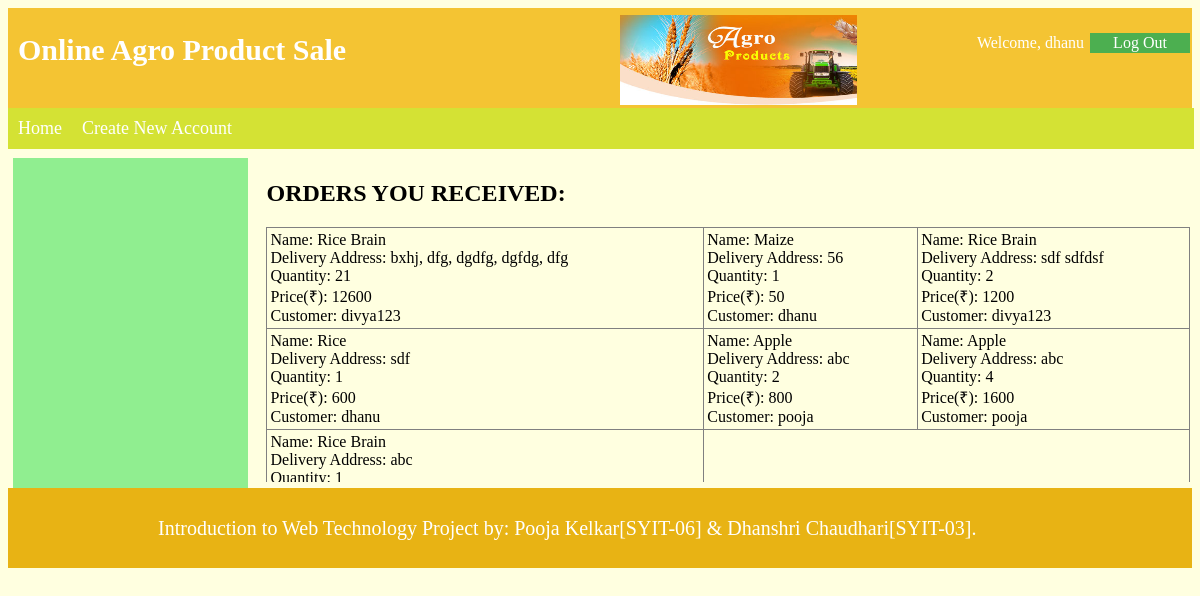
Screenshot of /orderr.php (signed in) with the database file from the repository.
### tables this page shows
CREATE TABLE `orders` (
  `id` int(10) NOT NULL,
  `uname` text NOT NULL,
  `address` text NOT NULL,
  `quantity` text NOT NULL,
  `price` int(10) NOT NULL,
  `prod_id` int(10) NOT NULL
);

CREATE TABLE `products` (
  `id` int(5) NOT NULL,
  `name` text NOT NULL,
  `category` text NOT NULL,
  `RS` int(10) NOT NULL,
  `SS` int(10) NOT NULL DEFAULT '0',
  `price` int(10) NOT NULL,
  `desp` text NOT NULL,
  `img` mediumblob NOT NULL
);

### orderr.php (the view, shortened to what this page needs)
<?php
$conn=mysqli_connect("localhost","root","","agro");
$result=mysqli_query($conn,"select orders.quantity, orders.price, orders.address, products.name, products.category,orders.id,orders.uname from orders,products where orders.prod_id = products.id");
while($row1=mysqli_fetch_row($result))
{
  $row[]=$row1;
}
?>
<html>
<head>
	<link rel="stylesheet" href="css/styles.css">
</head>
<body>
<header  style="height: 100px;background-color: #f4c433;">
	 <div class="row" style="width:100%">
		  <div class="column1">
				<h1 style="font-size: 30px;color:white;"> Online Agro Product Sale
		  </div>
		  <div class="column">
				<img style="width:100%;height: 90%; margin-top:2px;"  src="img/agroproducts.jpg" alt="Online Plot Selling & Buying" >
		  </div>
<div align='right' style='padding-top:5px;<?php if(!isset ($_SESSION['uname'])){echo "display:none;";}?>'><?php echo "<p style='color:WHITE'>Welcome, ".$_SESSION['uname']."	";  ?>
<a href="logout.php" >
<button  class='button1'>Log Out</button></a></div>
	</div>
</header>
	<nav>
		<ul style="  position: absolute;width:98.8%;font-size:18px">
		  <li><a href="index.php">Home</a></li>
		  <li><a href="create_account.php">Create New Account</a></li>
		</ul>
	</nav>
	<div class="row"  style="margin-top:50px;width:100%">
	 <div class="column3" style="overflow-y: scroll; height:320px;" >
	</div>
 <div class="column2" style="overflow-y: scroll; height:320px;">
<h2><b>ORDERS YOU RECEIVED:</b></h2>
		<table cellpadding="3" border="1" style="border-collapse: collapse;width:100%">
		<?php
		for($i=0;$i<count($row);$i+=3)
		{
		echo "<tr align='left'>";
			for($j=$i;$j<count($row)&&$j<$i+3;$j++){
		echo "<td>Name: ".$row[$j][3]."<br>Delivery Address: ".$row[$j][2]."<br> Quantity: ".$row[$j][0]."<br> Price(&#8377): ".$row[$j][1]."<br> Customer: ".$row[$j][6]."</p>
</a></div></td>";
	}
echo "</tr>";
} ?> </table>
 <footer >
 <div  style="margin-left:150px">
	  <p  style="font-size:20px">Introduction to Web Technology Project by: Pooja Kelkar[SYIT-06] & Dhanshri Chaudhari[SYIT-03].</p></div>
</footer>
</body>
</html>

### styles.css (style rules this page uses)
* { font-family:Loma; }
.button1 { background-color: #4CAF50; border: none; width:100px; color: white; text-align: center; font-size: 16px; margin: 4px 2px; cursor: pointer; }
body { background-color:lightyellow }
.column { float: left; width: 20%; padding: 5px; }
.column1 { float: left; width: 50%; padding: 5px; margin-left:5px; }
.column3 { float: left; width:19%; height:300px; padding: 5px; margin-left:5px; background-color:lightgreen; }
.column2 { float: right; width: 78%; padding: 2px; margin-left:5px; }
footer { //position: absolute; display: flex; align-items: center; height: 5rem; right: 0; bottom: 0; left: 0; background-color: $gray; background: #e8b314; color:white; }
.row::after { content: ""; clear: both; display: table; }
ul { list-style-type: none; margin: 0; padding: 0; overflow: hidden; background-color: #d4e234; width:100%; }
li { float: left; }
li a { display: block; color: white; text-align: center; padding: 10px 10px; text-decoration: none; }

### rows the page displays
orders: products.name "Rice Brain", address "bxhj, dfg, dgdfg, dgfdg, dfg", quantity "21", price "12600", uname "divya123"
orders: products.name "Maize", address "56", quantity "1", price "50", uname "dhanu"
orders: products.name "Rice Brain", address "sdf sdfdsf", quantity "2", price "1200", uname "divya123"
orders: products.name "Rice", address "sdf", quantity "1", price "600", uname "dhanu"
orders: products.name "Apple", address "abc", quantity "2", price "800", uname "pooja"
orders: products.name "Apple", address "abc", quantity "4", price "1600", uname "pooja"
orders: products.name "Rice Brain", address "abc", quantity "1"

### other values shown
$_SESSION['uname'] "dhanu"
